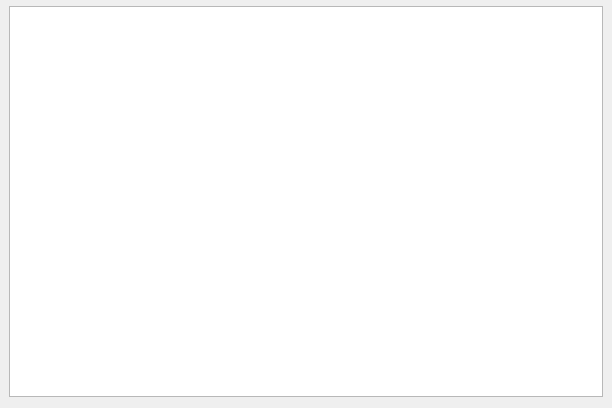
<?xml version="1.0" encoding="UTF-8"?>
<ui version="4.0">
 <class>SlotStoreDialog</class>
 <widget class="QDialog" name="SlotStoreDialog">
  <property name="geometry">
   <rect>
    <x>0</x>
    <y>0</y>
    <width>612</width>
    <height>408</height>
   </rect>
  </property>
  <property name="windowTitle">
   <string>EMM-Slot Speicher</string>
  </property>
  <layout class="QVBoxLayout" name="verticalLayout">
   <property name="leftMargin">
    <number>0</number>
   </property>
   <property name="topMargin">
    <number>0</number>
   </property>
   <property name="rightMargin">
    <number>0</number>
   </property>
   <item>
    <widget class="TFControlBar" name="controlBar" native="true"/>
   </item>
   <item>
    <layout class="QVBoxLayout" name="verticalLayout_3">
     <property name="leftMargin">
      <number>9</number>
     </property>
     <property name="topMargin">
      <number>0</number>
     </property>
     <property name="rightMargin">
      <number>9</number>
     </property>
     <item>
      <widget class="QTableView" name="storeTable">
       <property name="dragEnabled">
        <bool>true</bool>
       </property>
       <property name="dragDropMode">
        <enum>QAbstractItemView::DragOnly</enum>
       </property>
       <property name="alternatingRowColors">
        <bool>true</bool>
       </property>
       <property name="selectionMode">
        <enum>QAbstractItemView::SingleSelection</enum>
       </property>
       <property name="selectionBehavior">
        <enum>QAbstractItemView::SelectRows</enum>
       </property>
       <property name="sortingEnabled">
        <bool>true</bool>
       </property>
       <attribute name="horizontalHeaderHighlightSections">
        <bool>false</bool>
       </attribute>
       <attribute name="verticalHeaderVisible">
        <bool>false</bool>
       </attribute>
       <attribute name="verticalHeaderDefaultSectionSize">
        <number>20</number>
       </attribute>
      </widget>
     </item>
    </layout>
   </item>
  </layout>
 </widget>
 <customwidgets>
  <customwidget>
   <class>TFControlBar</class>
   <extends>QWidget</extends>
   <header>tfcontrolbar.h</header>
   <container>1</container>
  </customwidget>
 </customwidgets>
 <resources/>
 <connections/>
</ui>
